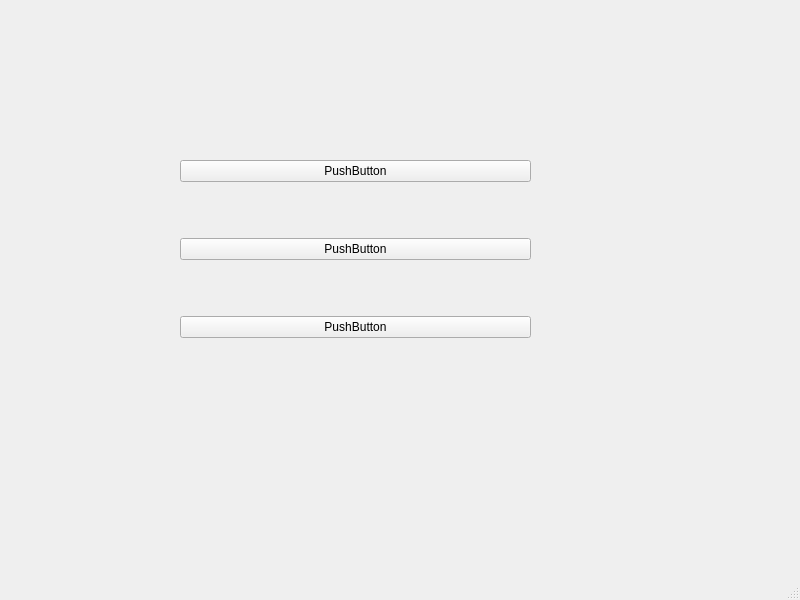
<?xml version="1.0" encoding="UTF-8"?>
<ui version="4.0">
 <class>MainWindow</class>
 <widget class="QMainWindow" name="MainWindow">
  <property name="geometry">
   <rect>
    <x>0</x>
    <y>0</y>
    <width>800</width>
    <height>600</height>
   </rect>
  </property>
  <property name="windowTitle">
   <string>MainWindow</string>
  </property>
  <widget class="QWidget" name="centralwidget">
   <widget class="QWidget" name="verticalLayoutWidget">
    <property name="geometry">
     <rect>
      <x>180</x>
      <y>110</y>
      <width>351</width>
      <height>281</height>
     </rect>
    </property>
    <layout class="QVBoxLayout" name="verticalLayout">
     <item>
      <widget class="QPushButton" name="pushButton_2">
       <property name="text">
        <string>PushButton</string>
       </property>
      </widget>
     </item>
     <item>
      <widget class="QPushButton" name="pushButton_3">
       <property name="text">
        <string>PushButton</string>
       </property>
      </widget>
     </item>
     <item>
      <widget class="QPushButton" name="pushButton">
       <property name="text">
        <string>PushButton</string>
       </property>
      </widget>
     </item>
    </layout>
   </widget>
  </widget>
  <widget class="QMenuBar" name="menubar">
   <property name="geometry">
    <rect>
     <x>0</x>
     <y>0</y>
     <width>800</width>
     <height>26</height>
    </rect>
   </property>
  </widget>
  <widget class="QStatusBar" name="statusbar"/>
 </widget>
 <resources/>
 <connections/>
</ui>
